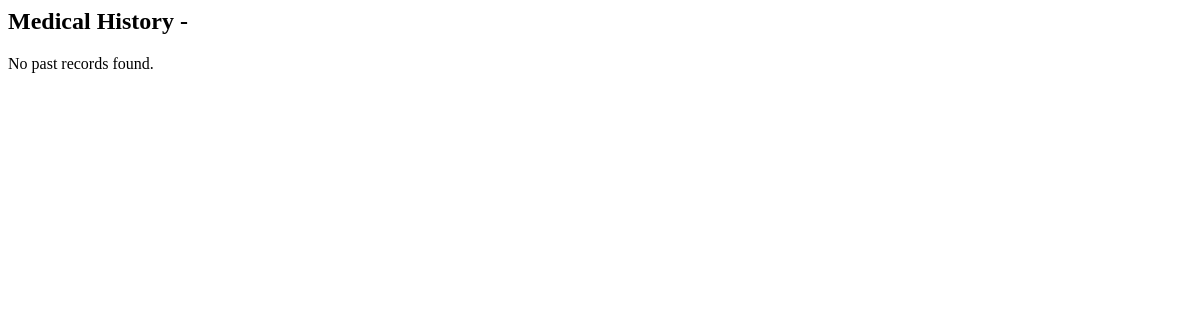
Before: /doctor/patient_history/44 (signed in) with the older database file.
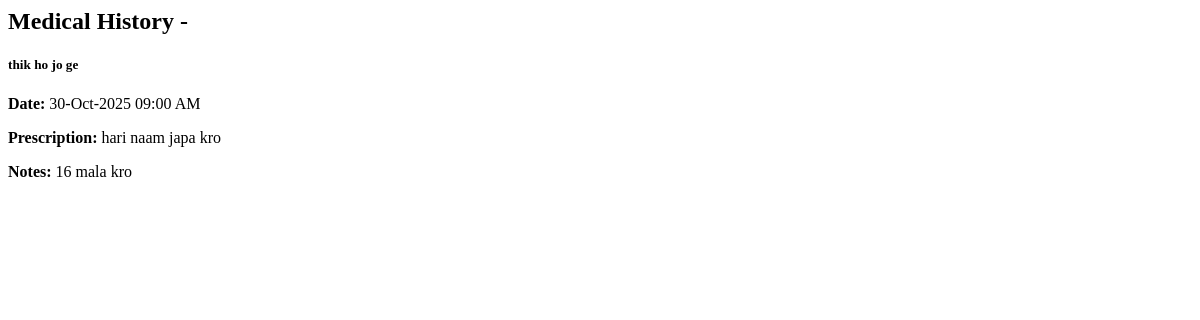
After: the same page with the newer database file.
### models.py (models this page shows, shortened)
class Appointment(db.Model):
    __tablename__ = 'appointments'
    id = db.Column(db.Integer, primary_key=True)
    patient_id = db.Column(db.Integer, db.ForeignKey('users.id'), nullable=False)
    patient = db.relationship('User', foreign_keys=[patient_id], back_populates='patient_appointments')
    appointment_datetime = db.Column(db.DateTime, nullable=False)
    reason = db.Column(db.Text)
    status = db.Column(db.String(20), nullable=False, default='Booked')
    created_at = db.Column(db.DateTime, default=datetime.utcnow)
    doctor_id = db.Column(db.Integer, db.ForeignKey('users.id'), nullable=False)
    doctor = db.relationship('User', foreign_keys=[doctor_id], back_populates='doctor_appointments')
    treatment = db.relationship('Treatment', back_populates='appointment', uselist=False, cascade='all, delete-orphan')

class Treatment(db.Model):
    __tablename__ = 'treatments'
    id = db.Column(db.Integer, primary_key=True)
    created_at = db.Column(db.DateTime, default=datetime.utcnow)
    appointment_id = db.Column(db.Integer, db.ForeignKey('appointments.id'), unique=True, nullable=False)
    diagnosis = db.Column(db.Text, nullable=False)
    prescription = db.Column(db.Text, nullable=True)
    notes = db.Column(db.Text, nullable=True)
    appointment = db.relationship('Appointment', back_populates='treatment')

### routes.py (the view)
@doctor.route('/patient_history/<int:id>')
@login_required
def patient_history(id):
    check_user_role('doctor')
    patient = User.query.get_or_404(id)
    history = (
        Appointment.query.filter_by(patient_id=id, status='Completed')
        .join(Treatment)
        .order_by(Appointment.appointment_datetime.desc())
        .all()
    )
    return render_template('patient_history.html', patient=patient, history=history)

### app.py (called while the page is built)
def create_app():
    app = Flask(__name__)
    app.secret_key = 'app_secret_key'
    app.config['SQLALCHEMY_DATABASE_URI'] = 'sqlite:///hospital.db'
    db.init_app(app)
    bcrypt.init_app(app)
    login_manager.init_app(app)
    login_manager.login_view = 'auth.login'
    @login_manager.user_loader
    def load_user(user_id):
        return User.query.get(int(user_id))
    app.register_blueprint(auth, url_prefix='/auth')
    app.register_blueprint(admin, url_prefix='/admin')
    app.register_blueprint(doctor, url_prefix='/doctor')
    app.register_blueprint(patient, url_prefix='/patient')
    with app.app_context():
        db.create_all()
    return app

### routes.py (called while the page is built)
def check_user_role(role):
    if current_user.role not in role:
        flash(f'You must be an {role} to view this page.')
        return redirect(url_for('auth.login'))

### templates/doctor/patient_history.html
<h2 class="mb-4">Medical History - {{ patient.name }}</h2>
{% if history %}
{% for appt in history %}
<div class="card mb-3 shadow-sm">
    <div class="card-body">
        <h5 class="card-title">{{ appt.treatment.diagnosis }}</h5>
        <p class="mb-1"><strong>Date:</strong> {{ appt.appointment_datetime.strftime('%d-%b-%Y %I:%M %p') }}</p>
        <p><strong>Prescription:</strong> {{ appt.treatment.prescription or 'N/A' }}</p>
        <p><strong>Notes:</strong> {{ appt.treatment.notes or 'None' }}</p>
    </div>
</div>
{% endfor %}
{% else %}
<p class="text-muted">No past records found.</p>
{% endif %}

Changed rows visible on the page:
added Appointment: treatment.diagnosis "thik ho jo ge", appointment_datetime "30-Oct-2025 09:00 AM", treatment "hari naam japa kro", treatment "16 mala kro"
Other visible differences:
text no longer shown: "No past records found."
